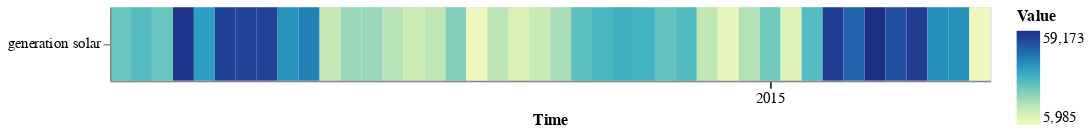

The notebook cell this image was saved under:
### Markdown cell above
with univariate TimeSeries

### Code cell
on.Plot(ts_uni.head(1000))\
    .add(on.marks.heatmap)\
    .properties(width=600, height=50)\
    .show()

### Figure 1 — Vega specification as saved in the notebook (floating-point values rounded to 4 significant figures)
{"$schema": "https://vega.github.io/schema/vega/v5.json", "data": [{"name": "source_0", "values": [{"sum_value": 27450.0, "variable": "generation solar", "yearmonthdate_time": "2015-01-01T00:00:00.000"}, {"sum_value": 30060.0, "variable": "generation solar", "yearmonthdate_time": "2015-01-02T00:00:00.000"}, {"sum_value": 27500.0, "variable": "generation solar", "yearmonthdate_time": "2015-01-03T00:00:00.000"}, {"sum_value": 57660.0, "variable": "generation solar", "yearmonthdate_time": "2015-01-04T00:00:00.000"}, {"sum_value": 37860.0, "variable": "generation solar", "yearmonthdate_time": "2015-01-05T00:00:00.000"}, {"sum_value": 54970.0, "variable": "generation solar", "yearmonthdate_time": "2015-01-06T00:00:00.000"}, {"sum_value": 54420.0, "variable": "generation solar", "yearmonthdate_time": "2015-01-07T00:00:00.000"}, {"sum_value": 54840.0, "variable": "generation solar", "yearmonthdate_time": "2015-01-08T00:00:00.000"}, {"sum_value": 39410.0, "variable": "generation solar", "yearmonthdate_time": "2015-01-09T00:00:00.000"}, {"sum_value": 43440.0, "variable": "generation solar", "yearmonthdate_time": "2015-01-10T00:00:00.000"}, {"sum_value": 15120.0, "variable": "generation solar", "yearmonthdate_time": "2015-01-11T00:00:00.000"}, {"sum_value": 21290.0, "variable": "generation solar", "yearmonthdate_time": "2015-01-12T00:00:00.000"}, {"sum_value": 21260.0, "variable": "generation solar", "yearmonthdate_time": "2015-01-13T00:00:00.000"}, {"sum_value": 17570.0, "variable": "generation solar", "yearmonthdate_time": "2015-01-14T00:00:00.000"}, {"sum_value": 14020.0, "variable": "generation solar", "yearmonthdate_time": "2015-01-15T00:00:00.000"}, {"sum_value": 16270.0, "variable": "generation solar", "yearmonthdate_time": "2015-01-16T00:00:00.000"}, {"sum_value": 23880.0, "variable": "generation solar", "yearmonthdate_time": "2015-01-17T00:00:00.000"}, {"sum_value": 5985.0, "variable": "generation solar", "yearmonthdate_time": "2015-01-18T00:00:00.000"}, {"sum_value": 16900.0, "variable": "generation solar", "yearmonthdate_time": "2015-01-19T00:00:00.000"}, {"sum_value": 11300.0, "variable": "generation solar", "yearmonthdate_time": "2015-01-20T00:00:00.000"}, {"sum_value": 14550.0, "variable": "generation solar", "yearmonthdate_time": "2015-01-21T00:00:00.000"}, {"sum_value": 19000.0, "variable": "generation solar", "yearmonthdate_time": "2015-01-22T00:00:00.000"}, {"sum_value": 29100.0, "variable": "generation solar", "yearmonthdate_time": "2015-01-23T00:00:00.000"}, {"sum_value": 31990.0, "variable": "generation solar", "yearmonthdate_time": "2015-01-24T00:00:00.000"}, {"sum_value": 33760.0, "variable": "generation solar", "yearmonthdate_time": "2015-01-25T00:00:00.000"}, {"sum_value": 32520.0, "variable": "generation solar", "yearmonthdate_time": "2015-01-26T00:00:00.000"}, {"sum_value": 27960.0, "variable": "generation solar", "yearmonthdate_time": "2015-01-27T00:00:00.000"}, {"sum_value": 30520.0, "variable": "generation solar", "yearmonthdate_time": "2015-01-28T00:00:00.000"}, {"sum_value": 15860.0, "variable": "generation solar", "yearmonthdate_time": "2015-01-29T00:00:00.000"}, {"sum_value": 8506.0, "variable": "generation solar", "yearmonthdate_time": "2015-01-30T00:00:00.000"}, {"sum_value": 17940.0, "variable": "generation solar", "yearmonthdate_time": "2015-01-31T00:00:00.000"}, {"sum_value": 26090.0, "variable": "generation solar", "yearmonthdate_time": "2015-02-01T00:00:00.000"}, {"sum_value": 10530.0, "variable": "generation solar", "yearmonthdate_time": "2015-02-02T00:00:00.000"}, {"sum_value": 30350.0, "variable": "generation solar", "yearmonthdate_time": "2015-02-03T00:00:00.000"}, {"sum_value": 55950.0, "variable": "generation solar", "yearmonthdate_time": "2015-02-04T00:00:00.000"}, {"sum_value": 48280.0, "variable": "generation solar", "yearmonthdate_time": "2015-02-05T00:00:00.000"}, {"sum_value": 59170.0, "variable": "generation solar", "yearmonthdate_time": "2015-02-06T00:00:00.000"}, {"sum_value": 52160.0, "variable": "generation solar", "yearmonthdate_time": "2015-02-07T00:00:00.000"}, {"sum_value": 56230.0, "variable": "generation solar", "yearmonthdate_time": "2015-02-08T00:00:00.000"}, {"sum_value": 40830.0, "variable": "generation solar", "yearmonthdate_time": "2015-02-09T00:00:00.000"}, {"sum_value": 40080.0, "variable": "generation solar", "yearmonthdate_time": "2015-02-10T00:00:00.000"}, {"sum_value": 6011.0, "variable": "generation solar", "yearmonthdate_time": "2015-02-11T00:00:00.000"}], "transform": [{"type": "formula", "expr": "toDate(datum['yearmonthdate_time'])", "as": "yearmonthdate_time"}]}, {"name": "source_0_x_domain_yearmonthdate_time", "values": [{"yearmonthdate_time": "2015-01-01T00:00:00.000"}, {"yearmonthdate_time": "2015-01-02T00:00:00.000"}, {"yearmonthdate_time": "2015-01-03T00:00:00.000"}, {"yearmonthdate_time": "2015-01-04T00:00:00.000"}, {"yearmonthdate_time": "2015-01-05T00:00:00.000"}, {"yearmonthdate_time": "2015-01-06T00:00:00.000"}, {"yearmonthdate_time": "2015-01-07T00:00:00.000"}, {"yearmonthdate_time": "2015-01-08T00:00:00.000"}, {"yearmonthdate_time": "2015-01-09T00:00:00.000"}, {"yearmonthdate_time": "2015-01-10T00:00:00.000"}, {"yearmonthdate_time": "2015-01-11T00:00:00.000"}, {"yearmonthdate_time": "2015-01-12T00:00:00.000"}, {"yearmonthdate_time": "2015-01-13T00:00:00.000"}, {"yearmonthdate_time": "2015-01-14T00:00:00.000"}, {"yearmonthdate_time": "2015-01-15T00:00:00.000"}, {"yearmonthdate_time": "2015-01-16T00:00:00.000"}, {"yearmonthdate_time": "2015-01-17T00:00:00.000"}, {"yearmonthdate_time": "2015-01-18T00:00:00.000"}, {"yearmonthdate_time": "2015-01-19T00:00:00.000"}, {"yearmonthdate_time": "2015-01-20T00:00:00.000"}, {"yearmonthdate_time": "2015-01-21T00:00:00.000"}, {"yearmonthdate_time": "2015-01-22T00:00:00.000"}, {"yearmonthdate_time": "2015-01-23T00:00:00.000"}, {"yearmonthdate_time": "2015-01-24T00:00:00.000"}, {"yearmonthdate_time": "2015-01-25T00:00:00.000"}, {"yearmonthdate_time": "2015-01-26T00:00:00.000"}, {"yearmonthdate_time": "2015-01-27T00:00:00.000"}, {"yearmonthdate_time": "2015-01-28T00:00:00.000"}, {"yearmonthdate_time": "2015-01-29T00:00:00.000"}, {"yearmonthdate_time": "2015-01-30T00:00:00.000"}, {"yearmonthdate_time": "2015-01-31T00:00:00.000"}, {"yearmonthdate_time": "2015-02-01T00:00:00.000"}, {"yearmonthdate_time": "2015-02-02T00:00:00.000"}, {"yearmonthdate_time": "2015-02-03T00:00:00.000"}, {"yearmonthdate_time": "2015-02-04T00:00:00.000"}, {"yearmonthdate_time": "2015-02-05T00:00:00.000"}, {"yearmonthdate_time": "2015-02-06T00:00:00.000"}, {"yearmonthdate_time": "2015-02-07T00:00:00.000"}, {"yearmonthdate_time": "2015-02-08T00:00:00.000"}, {"yearmonthdate_time": "2015-02-09T00:00:00.000"}, {"yearmonthdate_time": "2015-02-10T00:00:00.000"}, {"yearmonthdate_time": "2015-02-11T00:00:00.000"}], "transform": [{"type": "formula", "expr": "toDate(datum['yearmonthdate_time'])", "as": "yearmonthdate_time"}]}, {"name": "source_0_y_domain_variable", "values": [{"variable": "generation solar"}]}, {"name": "source_0_color_domain_sum_value", "values": [{"min": 5985.0, "max": 59170.0}]}], "marks": [{"type": "rect", "name": "layer_0_marks", "from": {"data": "source_0"}, "encode": {"update": {"height": {"signal": "max(0.25, bandwidth('y'))"}, "x": {"field": "yearmonthdate_time", "scale": "x"}, "fill": {"field": "sum_value", "scale": "color"}, "width": {"signal": "max(0.25, bandwidth('x'))"}, "y": {"field": "variable", "scale": "y"}}}, "style": ["rect"]}], "scales": [{"name": "x", "type": "band", "domain": {"data": "source_0_x_domain_yearmonthdate_time", "field": "yearmonthdate_time", "sort": true}, "range": [0, {"signal": "width"}], "paddingInner": 0, "paddingOuter": 0}, {"name": "y", "type": "band", "domain": {"data": "source_0_y_domain_variable", "field": "variable", "sort": true}, "range": [0, {"signal": "height"}], "paddingInner": 0, "paddingOuter": 0}, {"name": "color", "type": "linear", "domain": [{"signal": "(data(\"source_0_color_domain_sum_value\")[0] || {}).min"}, {"signal": "(data(\"source_0_color_domain_sum_value\")[0] || {}).max"}], "range": "heatmap", "interpolate": "hcl", "zero": false}], "axes": [{"scale": "x", "formatType": "time", "title": "Time", "orient": "bottom", "tickMinStep": {"signal": "datetime(2001, 0, 2, 0, 0, 0, 0) - datetime(2001, 0, 1, 0, 0, 0, 0)"}, "labelOverlap": false, "labelBaseline": "top", "format": "%Y", "labelAngle": 0, "zindex": 1, "grid": false, "encode": {"labels": {"update": {"fill": [{"test": "month(datum.value) == 1 && date(datum.value) == 1", "value": "black"}, {"value": null}]}}, "ticks": {"update": {"stroke": [{"test": "month(datum.value) == 1 && date(datum.value) == 1", "value": "black"}, {"value": null}]}}}}, {"scale": "y", "orient": "left", "grid": false, "zindex": 1}], "width": 600, "style": "cell", "padding": 5, "background": "white", "height": 50, "legends": [{"title": "Value", "fill": "color", "gradientLength": {"signal": "clamp(height, 64, 200)"}}]}
